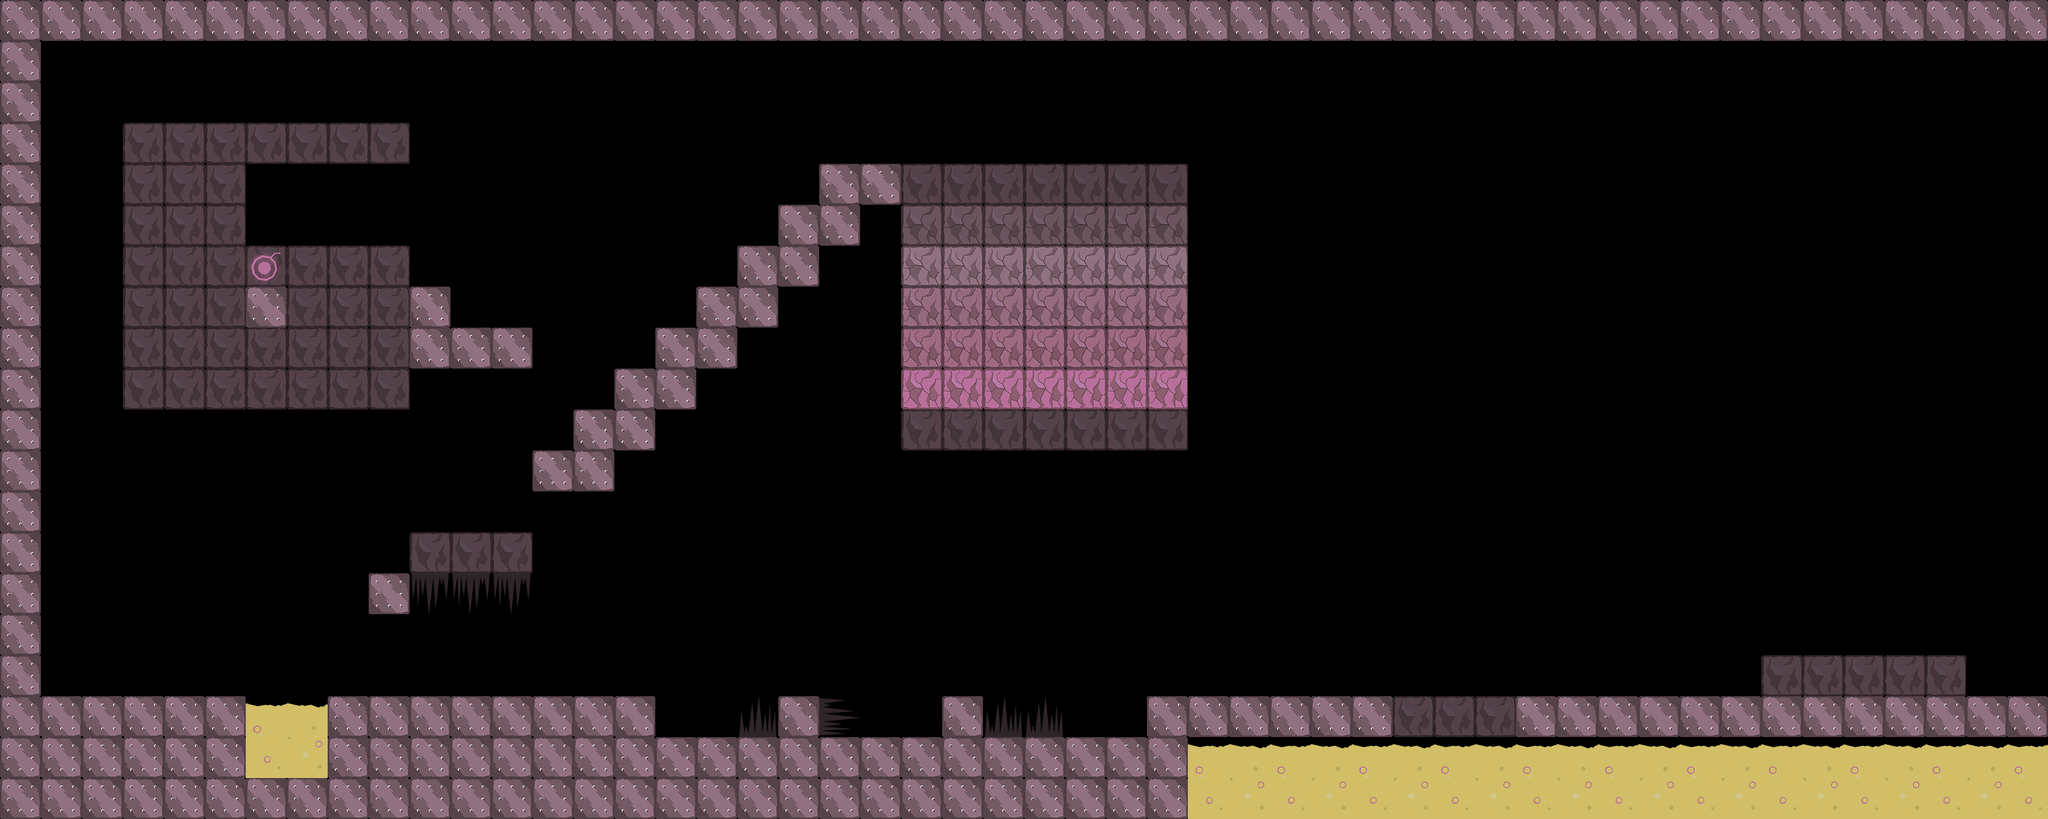

Below is a game level as drawn by its tile map, then a one-line description and the .tmx that defines it (tile-layer data replaced by summaries):
An orthogonal 50x20 tile map with 64x64 px tiles, 1 tile layer (Kachelebene 2), 3 tilesets and 10 objects (4x Rock, 2x RockTriggerX, Plattform_Block0, Plattform_Block6, LavaFountain, ...).

<map version="1.0" orientation="orthogonal" renderorder="right-down" width="50" height="20" tilewidth="64" tileheight="64" nextobjectid="11">
 <properties>
  <property name="Background" value="Hintergrund1.png" />
 </properties>
 <tileset firstgid="1" name="lava" tilewidth="64" tileheight="64" spacing="64" margin="64">
  <properties>
   <property name="animationDuration" value="0.15" />
   <property name="animationFrames" value="2" />
   <property name="animationOffset" value="1" />
  </properties>
  <image source="tilesets/lava.png" width="320" height="320" />
  <tile id="0">
   <properties>
    <property name="Invulnerable" value="true" />
    <property name="Layer" value="2" />
    <property name="Light" value="true" />
    <property name="Radius" value="3.0" />
    <property name="Type" value="Lava" />
   </properties>
  </tile>
  <tile id="1">
   <properties>
    <property name="Invulnerable" value="true" />
    <property name="Layer" value="2" />
    <property name="Light" value="true" />
    <property name="Radius" value="3.0" />
    <property name="Type" value="Lava" />
   </properties>
  </tile>
  <tile id="2">
   <properties>
    <property name="Invulnerable" value="true" />
    <property name="Layer" value="2" />
    <property name="Light" value="true" />
    <property name="Radius" value="3.0" />
    <property name="Type" value="Lava" />
   </properties>
  </tile>
  <tile id="3">
   <properties>
    <property name="Invulnerable" value="true" />
    <property name="Layer" value="2" />
    <property name="Light" value="true" />
    <property name="Radius" value="3.0" />
    <property name="Type" value="Lava" />
   </properties>
  </tile>
 </tileset>
 <tileset firstgid="5" source="tilesets/destructable_block.tsx" />
 <tileset firstgid="11" source="tilesets/rest.tsx" />
 <objectgroup name="Objektebene 1">
  <object id="1" name="Plattform_Block0" x="2240" y="452" width="64" height="64">
   <properties>
    <property name="Direction" value="horizontal" />
    <property name="Distance" value="5.0" />
    <property name="Invulnerable" value="true" />
    <property name="Name" value="Block0" />
    <property name="Speed" value="1.0" />
    <property name="Type" value="Plattform" />
   </properties>
  </object>
  <object id="2" name="Plattform_Block6" x="2880" y="380" width="64" height="64">
   <properties>
    <property name="Direction" value="vertical" />
    <property name="Distance" value="3.0" />
    <property name="Hitpoints" value="6" />
    <property name="Invulnerable" value="false" />
    <property name="Name" value="Block6" />
    <property name="Speed" value="2.0" />
    <property name="Type" value="Plattform" />
   </properties>
  </object>
  <object id="3" name="LavaFountain" x="1918" y="1022" width="64" height="64">
   <properties>
    <property name="Height" value="2.0" />
    <property name="Intervall" value="2.0" />
    <property name="IntervallOffset" value="2.0" />
    <property name="Length" value="2.0" />
   </properties>
  </object>
  <object id="4" name="Player" x="130" y="1020" width="64" height="64" />
  <object id="5" name="RockTriggerX" x="2372" y="704" width="118" height="376">
   <properties>
    <property name="Id" value="1" />
    <property name="Name" value="RockTrigger" />
   </properties>
  </object>
  <object id="6" name="Rock" x="2048" y="635" width="64" height="64">
   <properties>
    <property name="Name" value="Rock" />
    <property name="TriggerId" value="1" />
   </properties>
  </object>
  <object id="7" name="Rock" x="2880" y="766" width="64" height="64">
   <properties>
    <property name="Name" value="Rock" />
    <property name="TriggerId" value="2" />
   </properties>
  </object>
  <object id="8" name="Rock" x="2752" y="766" width="64" height="64">
   <properties>
    <property name="Name" value="Rock" />
    <property name="TriggerId" value="1" />
   </properties>
  </object>
  <object id="9" name="RockTriggerX" x="2564" y="706" width="126" height="378">
   <properties>
    <property name="Id" value="2" />
    <property name="Name" value="RockTrigger" />
   </properties>
  </object>
  <object id="10" name="Rock" x="3010" y="770" width="64" height="64">
   <properties>
    <property name="Name" value="Rock" />
    <property name="TriggerId" value="3" />
   </properties>
  </object>
 </objectgroup>
 <layer name="Kachelebene 2" width="50" height="20">
  <data>[1000 cells, 332 non-empty, 15 distinct tile ids]</data>
 </layer>
</map>
